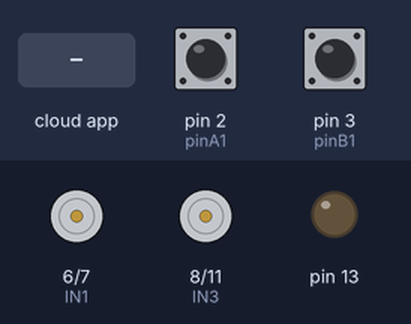
Recording of a sketch running on a simulated Arduino Uno, built with avr-gcc and run on an emulated ATmega328P. On the bench: motor-driver pin pairs drawn as motors (green arrow = first pin HIGH = forward, orange = second pin HIGH = backward, longer = more drive, scaled by the enable pin), output pins drawn as LEDs (lit = HIGH). The inputs (shaded band) are chosen by the test bench; at power-on: pin 2 (pinA1) HIGH, pin 3 (pinB1) HIGH. The ROS host is connected and sends only what is stated.

Above: at 1.2 s.
1.3 s: the phone or cloud app sets linear.x to -100
At 2.1 s:
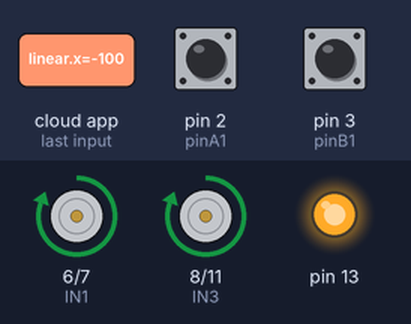
2.9 s: the phone or cloud app sets angular.z to -100
At 3.2 s:
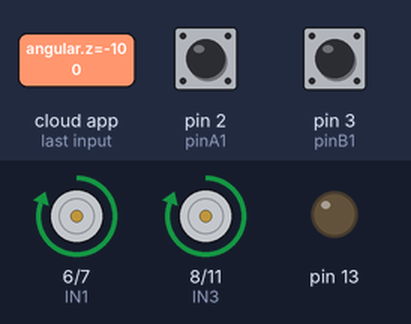
4.4 s: the phone or cloud app sets linear.x to 0
At 5.6 s:
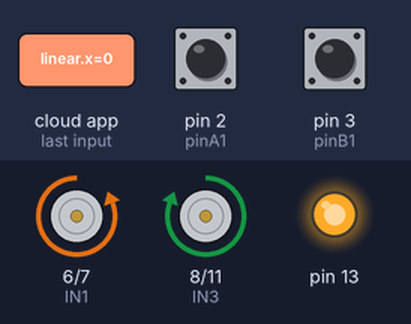
6.0 s: the phone or cloud app sets angular.z to 0
At 6.8 s:
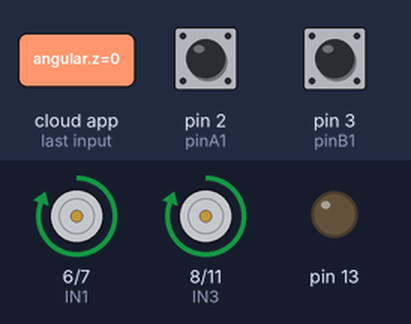
7.6 s: the phone or cloud app sets linear.x to 100
At 8.0 s:
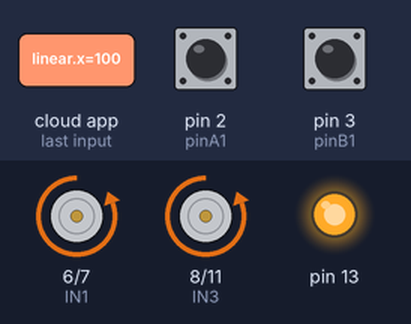
9.2 s: the phone or cloud app sets angular.z to 100
At 10.4 s:
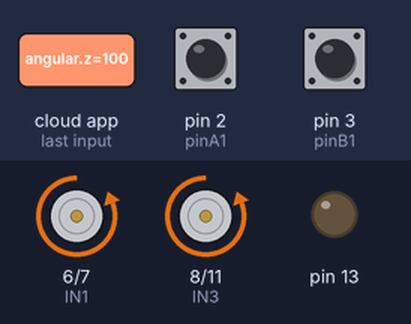
Timing chart, 0 to 11.7 s (numbered marks = the images above; inputs shaded):
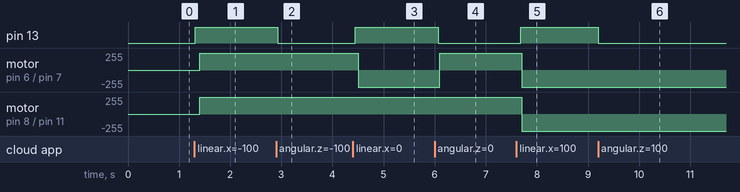

The sketch:

sub_cmd_vel2.ino
```cpp
#include<ros.h>
#include<ros/time.h>
#include<tf/transform_broadcaster.h>
#include<geometry_msgs/Twist.h>
#include <Wire.h>
#include <MsTimer2.h> //中断库

float wheelDist = 0.112;
float wheelRadius = 0.044;
int left_vel = 0;
int right_vel = 0;

int pinA1=2; // 定义2号端口为A脉冲输入端口，右边是B，左边是A
int pinA2=4;
int pinB1=3;// 定义3号端口为B脉冲输入端口
int pinB2=5;
int IN1=6;//L298N的IN1-IN4输入
int IN2=7;
int IN3=8;
int IN4=11;
int pwm_A=9;//pwm_A输出口
int pwm_B=10;//pwm_B输出口
int ppsA=0; //记录A脉冲的次数
int ppsB=0;//记录B脉冲的次数
int pusNum=693;
int velocity_A=0; //速度
int velocity_B=0; //速度
int real_velocity_A=0; //速度
int real_velocity_B=0; //速度
int pwm_num_A=0;//输出的pwm数
int pwm_num_B=0;
char mode=1;//车的状态，1_前进;2_后退;3_左转;4_右转;
char mode_A;//A轮转向状态，1_前进，0_后退
char mode_B;

int kp=6;
int ki=2;
int bias=0;
int last_bias_A=0;
int last_bias_B=0;

ros::NodeHandle nh;

void calculate_vel(const geometry_msgs::Twist& cmd_vel)
{
  digitalWrite(13, HIGH-digitalRead(13));
  float v = cmd_vel.linear.x;
  float w = cmd_vel.angular.z;
  left_vel = 100*(v-w*wheelDist/2);//danwei cm/s
  right_vel = 100*(v+w*wheelDist/2);
  if(left_vel>0)
    {
      if(right_vel>0){mode=1;}
      else{mode=4;}
    }
   else
   {
      if(right_vel>0){mode=3;}
      else{mode=2;}
   }

}

void flash()
{
  velocity_A=v(ppsA); //计算速度,单位cm/s
  velocity_B=v(ppsB); //计算速度,单位cm/s
  //包含转向的左右轮速度
  if(mode_A==1){real_velocity_A=velocity_A;}
  else{real_velocity_A=-velocity_A;}
  if(mode_B==1){real_velocity_B=velocity_B;}
  else{real_velocity_B=-velocity_B;}

  pwm_num_A=vel_pid(velocity_A,right_vel,pwm_num_A,last_bias_A);
  pwm_num_B=vel_pid(velocity_B,left_vel,pwm_num_B,last_bias_B);
  switch(mode)
  {
    case 1:{
      digitalWrite(IN1,LOW);
      digitalWrite(IN2,HIGH);
      digitalWrite(IN3,LOW);
      digitalWrite(IN4,HIGH);
      break;}
    case 2:{
      digitalWrite(IN1,HIGH);
      digitalWrite(IN2,LOW);
      digitalWrite(IN3,HIGH);
      digitalWrite(IN4,LOW);
      break;}
    case 3:{
      digitalWrite(IN1,HIGH);
      digitalWrite(IN2,LOW);
      digitalWrite(IN3,LOW);
      digitalWrite(IN4,HIGH);
      break;}
    case 4:{
      digitalWrite(IN1,LOW);
      digitalWrite(IN2,HIGH);
      digitalWrite(IN3,HIGH);
      digitalWrite(IN4,LOW);
      break;}
    default:{
      break;}
  }
  analogWrite(pwm_A,pwm_num_A);
  analogWrite(pwm_B,pwm_num_B);
  ppsA=0;    //脉冲A计数归0
  ppsB=0;    //脉冲A计数归0
}

void CountA() {
  if(digitalRead(pinA2) == HIGH) //B脉冲为高电平
  {mode_A=0;}
  if(digitalRead(pinA2) == LOW) //B脉冲为高电平
  {mode_A=1;}
  ppsA++;
}

void CountB() {
  if(digitalRead(pinB2) == HIGH) //B脉冲为高电平
  {mode_B=1;}
  if(digitalRead(pinB2) == LOW) //B脉冲为高电平
  {mode_B=0;}
  ppsB++;
}

int vel_pid(int velocity,int cmd_vel,int pwm_num,int last_bias)//计算pwm输出
{
  cmd_vel=abs(cmd_vel);
  bias=cmd_vel-velocity;
  pwm_num+=kp*(bias-last_bias)+ki*bias;
  last_bias=bias;
  if(pwm_num>255){pwm_num=255;}
  else if(pwm_num<50){pwm_num=0;}
  return pwm_num;
}

int v(int n) //速度计算函数
{
  int vel =138*n/pusNum; // n/(pusNum*0.1)
  return vel;
}

geometry_msgs::Twist current_vel;
ros::Subscriber<geometry_msgs::Twist> sub("cmd_vel", &calculate_vel);
ros::Publisher pub_vel("pub_vel", &current_vel);

void setup() {
  pinMode(13, OUTPUT);
  pinMode(pwm_A, OUTPUT);
  pinMode(pwm_B, OUTPUT);
  pinMode(IN1,OUTPUT);
  pinMode(IN2,OUTPUT);
  pinMode(IN3,OUTPUT);
  pinMode(IN4,OUTPUT);
  attachInterrupt(0,CountA, FALLING);
  attachInterrupt(1,CountB, FALLING);
  MsTimer2::set(100, flash);       // 中断设置函数，0.1s
  MsTimer2::start();   //开始计时
  nh.initNode();
  nh.subscribe(sub);
  nh.advertise(pub_vel);
}

void loop() {
  // put your main code here, to run repeatedly:
  current_vel.linear.x=real_velocity_A;
  current_vel.linear.y=real_velocity_B;
  current_vel.angular.x=pwm_num_A;
  current_vel.angular.y=pwm_num_B;
  pub_vel.publish(&current_vel);
  nh.spinOnce();
  delay(100);
}
```

Measured:
- after the input at 1.3 s, pin 13: LOW → HIGH at once; motor on pin 6 (IN1) / pin 7 (IN2), motor on pin 8 (IN3) / pin 11 (IN4): stopped → forward 255/255 after 0.10 s
- after the input at 2.9 s, pin 13: HIGH → LOW at once
- after the input at 4.4 s, pin 13: LOW → HIGH after 0.05 s; motor on pin 6 (IN1) / pin 7 (IN2): forward 255/255 → backward 255/255 after 0.10 s
- after the input at 6.0 s, pin 13: HIGH → LOW after 0.07 s; motor on pin 6 (IN1) / pin 7 (IN2): backward 255/255 → forward 255/255 after 0.10 s
- after the input at 7.6 s, pin 13: LOW → HIGH after 0.08 s; motor on pin 6 (IN1) / pin 7 (IN2), motor on pin 8 (IN3) / pin 11 (IN4): forward 255/255 → backward 255/255 after 0.10 s
- after the input at 9.2 s, pin 13: HIGH → LOW at once
